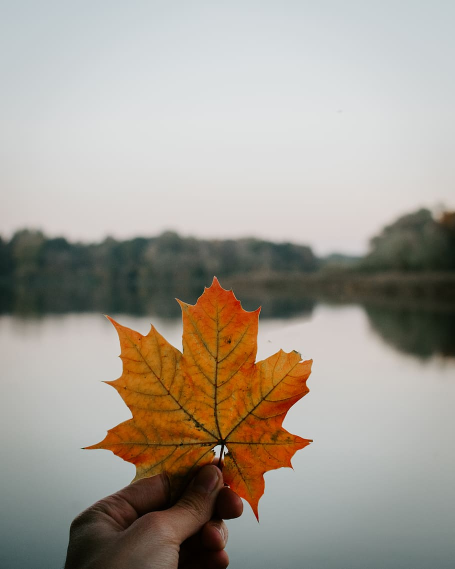
#> input picture Task6/Image.jpg, 910 x 1138 px, given in place of the camera (shown at 1/2 size)
$ python Task13copy.py
#> lines starting #> are read from the running program, lines starting #| are printed output that depends on the picture; after the words box and inside, x2 and y2 are one past the last pixel; in counts of white or black regions, pixels touching at a corner belong together
import cv2
import numpy as np

# Kamerayı başlat
cap = cv2.VideoCapture(0)

while True:
  ret, frame = cap.read()
#> frame is the input picture: shape (1138, 910, 3); mean B, G, R 147.5, 157.7, 164.5
  if not ret:
    print('Kameradan görüntü alınamadı!')
    break

  # Görüntüyü HSV formatına çevir
  hsv = cv2.cvtColor(frame, cv2.COLOR_BGR2HSV)
#> hsv: shape (1138, 910, 3); mean H, S, V 51.7, 48.2, 168.5

  # SIYAH RENK ARALIĞI (Işığın en az olduğu, en koyu tonlar)
  # H (0-180), S (0-255), V (0-50 -> Sadece karanlık/parlaklığı az yerler)
  lower_black = np.array([0, 0, 0])
  upper_black = np.array([180, 255, 50])

  # Siyah bölgeleri maskele (Siyah yerler beyaz, diğer yerler siyah olur)
  mask = cv2.inRange(hsv, lower_black, upper_black)
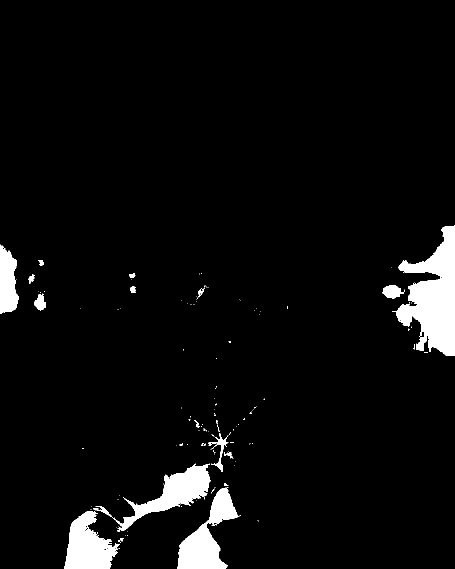
#> mask: shape (1138, 910) (shown at 1/2 size); 4.7% white; 130 white regions (111 under 20 px), largest, box (x1, y1, x2, y2) and area: (784, 450, 910, 712) 17349, (355, 975, 481, 1138) 8430, (186, 927, 422, 1062) 8093

  # Gürültü temizleme (Gölgeleri ve küçük siyah noktaları elemek için önemli)
  kernel = np.ones((5, 5), np.uint8)
  mask = cv2.morphologyEx(mask, cv2.MORPH_OPEN, kernel)
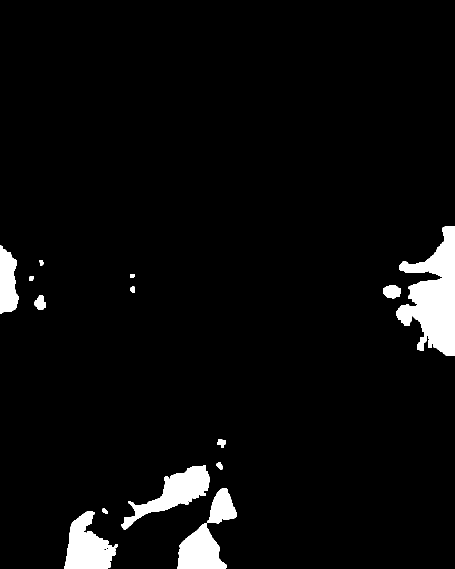
#> mask: shape (1138, 910) (shown at 1/2 size); 4.5% white; 15 white regions, largest, box (x1, y1, x2, y2) and area: (792, 452, 910, 712) 17083, (243, 931, 420, 1059) 7559, (129, 1022, 236, 1138) 7366
  mask = cv2.morphologyEx(mask, cv2.MORPH_CLOSE, kernel)
#> mask: shape (1138, 910); 4.5% white; 15 white regions

  # Beyaz alanların (siyah cismin) konturlarını bul
  contours, _ = cv2.findContours(
      mask.copy(), cv2.RETR_EXTERNAL, cv2.CHAIN_APPROX_SIMPLE
  )
#> contours = 15 contours; largest, box (x1, y1, x2, y2) and area: (792, 452, 910, 712) 16723, (243, 931, 420, 1059) 7345, (129, 1022, 236, 1138) 7212, (355, 1046, 453, 1138) 5630, (0, 491, 37, 627) 3666

  if len(contours) > 0:
    # Ekrandaki en büyük siyah alanı bul
    c = max(contours, key=cv2.contourArea)
#> c = contour of 251 points, box (x1, y1, x2, y2) (792, 452, 910, 712), area 16723

    # Gölgeleri tamamen elemek için alanı biraz daha büyük tutuyoruz (Örn: 1500 piksel)
    if cv2.contourArea(c) > 1300:
      # Nesnenin koordinatlarını al
      x, y, w, h = cv2.boundingRect(c)
#> x = 792; y = 452; w = 118; h = 260

      # Canlı görüntü üzerine MAVİ bir dikdörtgen çiz (Siyah nesne üzerinde belli olsun diye)
      cv2.rectangle(frame, (x, y), (x + w, y + h), (0, 130, 255), 2)
      """
      # Merkez noktası çiz
      center_x = int(x + w / 2)
      center_y = int(y + h / 2)
      cv2.circle(frame, (center_x, center_y), 5, (0, 0, 255), -1)
      """

      cv2.putText(
          frame,
          'Siyah Nesne',
          (x, y - 10),
          cv2.FONT_HERSHEY_SIMPLEX,
          0.6,
          (100, 130, 140),
          2,
      )
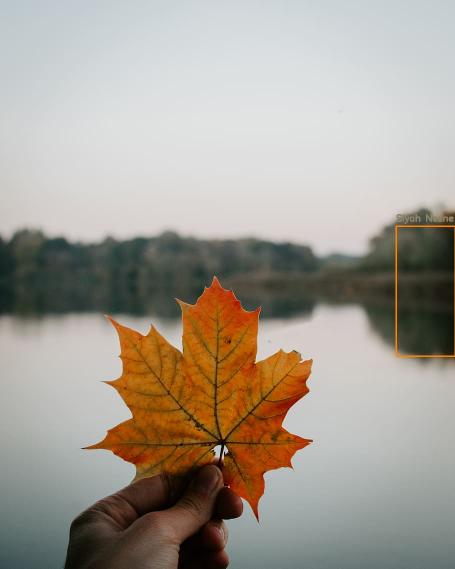
#> frame: shape (1138, 910, 3) (shown at 1/2 size); mean B, G, R 147.5, 157.8, 164.8

  # Görüntüleri ekranda göster
  cv2.imshow('Siyah Nesne Takibi', frame)
  cv2.imshow('Siyah Maskesi', mask)

  if cv2.waitKey(1) & 0xFF == ord('q'):
#> (key q is pressed here)
    break

cap.release()
cv2.destroyAllWindows()
